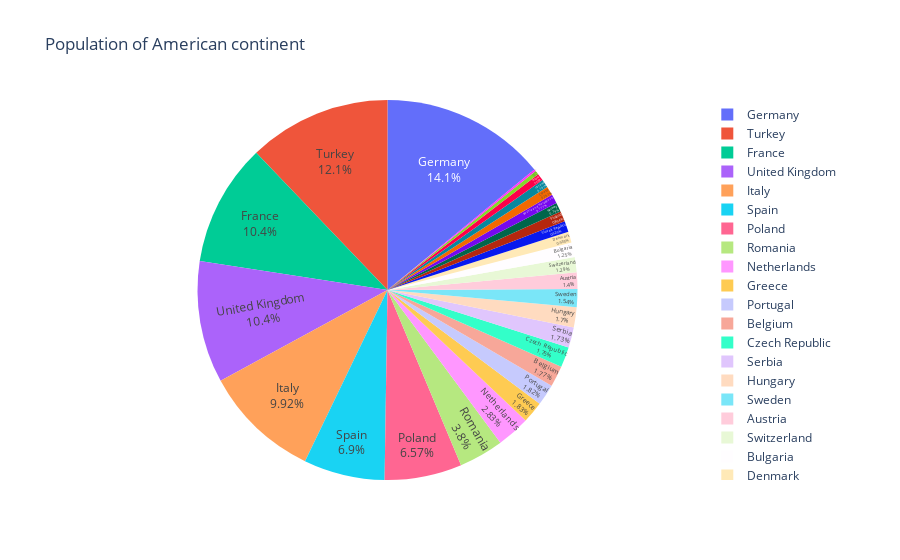

The code cell stored with this chart in its notebook:
### Markdown cell above
### Hover over another Data and Changing Text Position

### Code cell
fig = px.pie(df, 
             values='pop', 
             names='country',
             title='Population of American continent',
             hover_data=['lifeExp'], 
             labels={'lifeExp':'life expectancy'})

fig.update_traces(textposition='inside', textinfo='percent+label')
fig.show()

### Figure 1 — Plotly figure (JSON) as saved in the notebook; plotly's stock layout.template omitted (floating-point values rounded to 4 significant figures)
{"data": [{"customdata": [[76.42], [79.83], [79.44], [74.85], [73.0], [75.75], [76.49], [78.33], [79.31], [80.66], [79.41], [79.48], [73.34], [81.76], [78.89], [80.55], [74.54], [79.76], [80.2], [75.56], [78.1], [72.48], [74.0], [74.66], [77.93], [80.94], [80.88], [81.7], [71.78], [79.42]], "domain": {"x": [0, 1], "y": [0, 1]}, "hoverlabel": {"namelength": 0}, "hovertemplate": "life expectancy=%{customdata[0]}<br>country=%{label}<br>pop=%{value}", "labels": ["Albania", "Austria", "Belgium", "Bosnia and Herzegovina", "Bulgaria", "Croatia", "Czech Republic", "Denmark", "Finland", "France", "Germany", "Greece", "Hungary", "Other countries", "Ireland", "Italy", "Other countries", "Netherlands", "Norway", "Poland", "Portugal", "Romania", "Serbia", "Slovak Republic", "Slovenia", "Spain", "Sweden", "Switzerland", "Turkey", "United Kingdom"], "legendgroup": "", "name": "", "showlegend": true, "textinfo": "percent+label", "textposition": "inside", "type": "pie", "values": [3600523, 8199783, 10392226, 4552198, 7322858, 4493312, 10228744, 5468120, 5238460, 61083916, 82400996, 10706290, 9956108, 301931, 4109086, 58147733, 684736, 16570613, 4627926, 38518241, 10642836, 22276056, 10150265, 5447502, 2009245, 40448191, 9031088, 7554661, 71158647, 60776238]}], "layout": {"legend": {"tracegroupgap": 0}, "title": {"text": "Population of American continent"}}}
